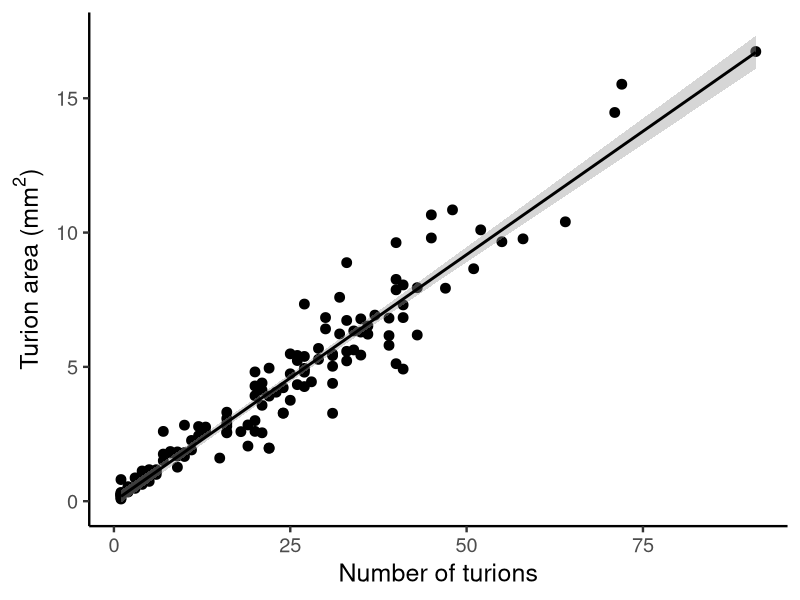
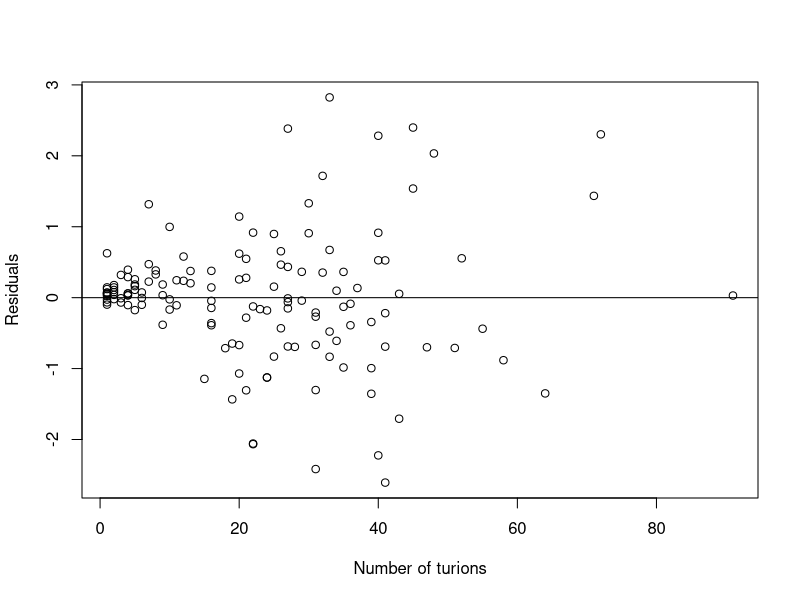
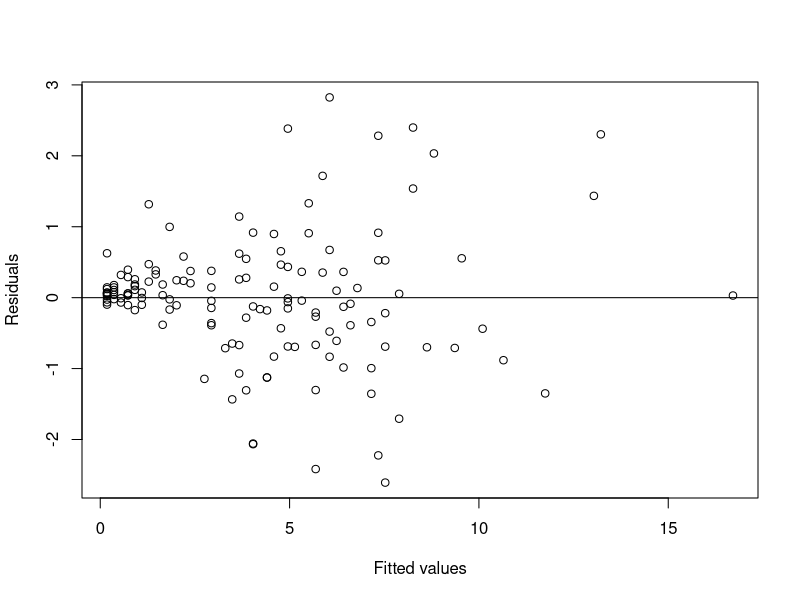
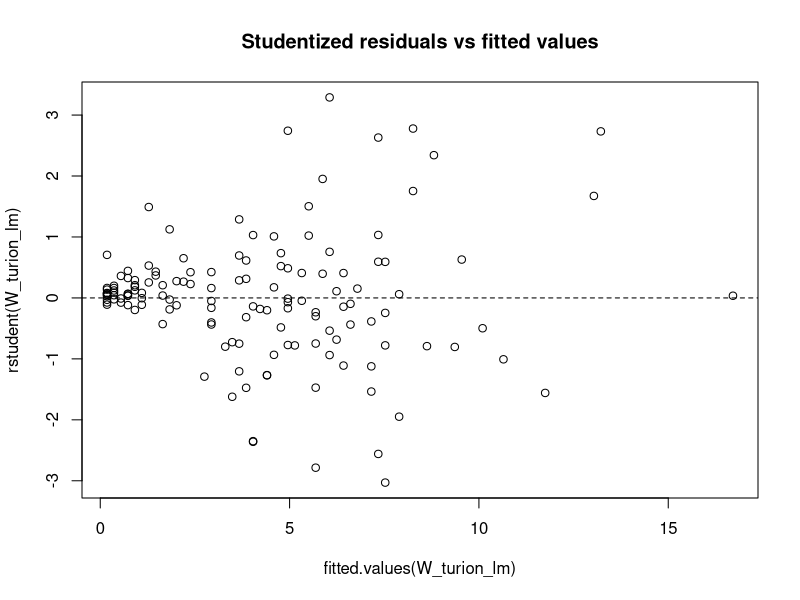
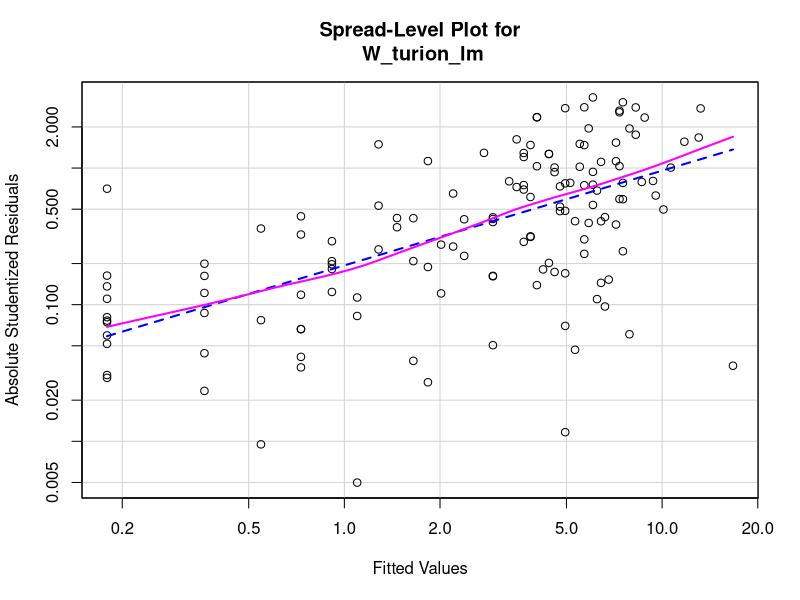
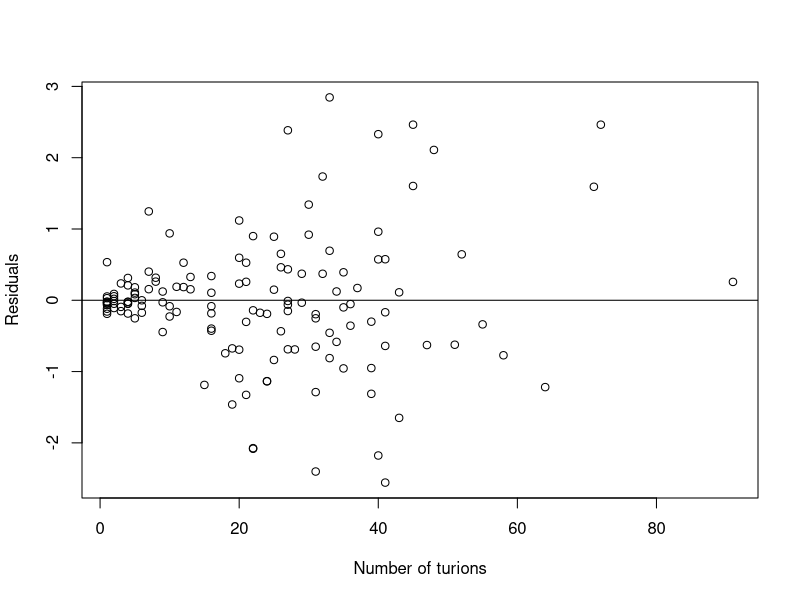
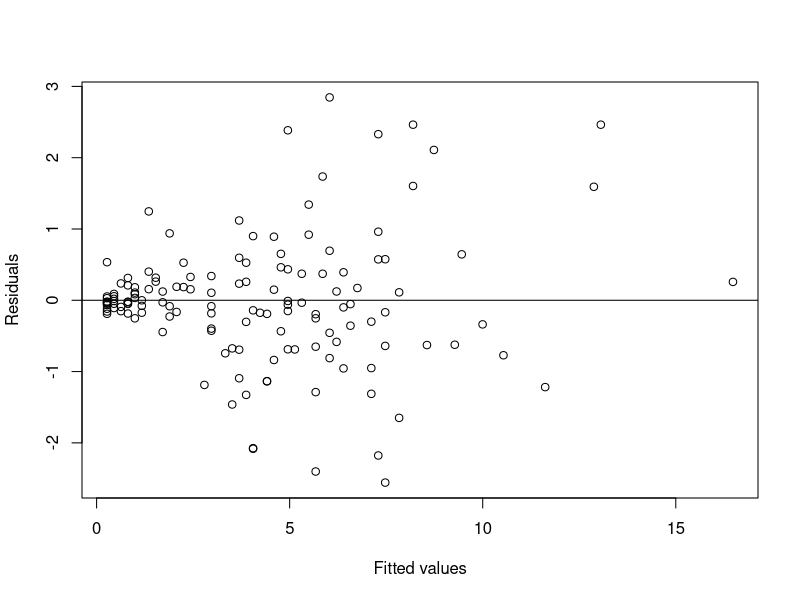
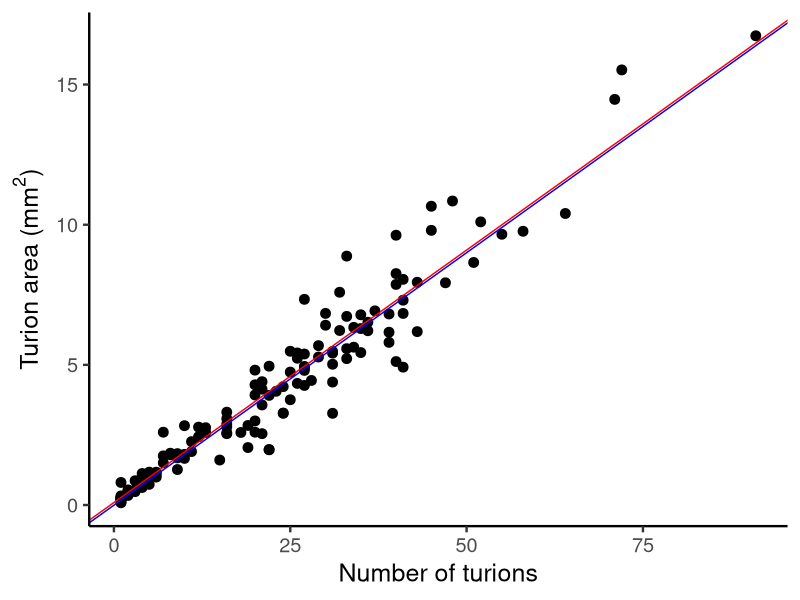

The R script that drew these images, in order: (Note: this script raises an error after producing the figures.)
############################################
# Turion # to Turion area                  #
# Conversion                               #
# Data from Fall 2012 Stoichiometry exp.   #
############################################
library(plyr)
library(ggplot2)

# import data 
data_turion_area <- read.csv("turion_area-FOR_CONVERSION_ONLY.csv")
head(data_turion_area)

# add a new variable that combines plate and well to use as an ID 
data_turion_area$id <- paste(data_turion_area$plate,data_turion_area$row,data_turion_area$col,sep="")

# reshape the data 
a <- reshape(data_turion_area, 
             idvar="id",
             varying = c("turion_area5","turion_area7","turion_area10","turion_area12"),
             times = c(5,7,10,12),
             timevar = "day",
             v.names = "turion_AREA",
             direction = "long")

b <- reshape(data_turion_area, 
             idvar="id",
             varying = c("turions5","turions7","turions10","turions12"),
             times = c(5,7,10,12),
             timevar = "day",
             v.names = "turion_NUMB",
             direction = "long")

# remove un-needed variables 
a[9:28] <- list(NULL)
b[9:28] <- list(NULL)

# merge 
data_turion_area_long <- merge(a,b)

# clean-up
row.names(data_turion_area_long) <- seq(nrow(data_turion_area_long)) # Re-name the rows so they're not so ugly

# check it out 
head(data_turion_area_long)

# Remove any cases that are 0,0
wolffia_data <- subset(data_turion_area_long, data_turion_area_long$species=="W")
wolffia_data <- subset(wolffia_data, wolffia_data$turion_NUMB > 0)
wolffia_data


###########
# Wolffia #
# OLS     #
###########
turion_area_WB <- ggplot(wolffia_data, aes(x=turion_NUMB,y=turion_AREA))
turion_area_WB <- turion_area_WB + geom_point(size=3)
#turion_area_WB <- turion_area_WB + ggtitle("Wolffia brasiliensis")
turion_area_WB <- turion_area_WB + xlab("Number of turions")
turion_area_WB <- turion_area_WB + ylab(expression(paste("Turion area (",mm^2,")",sep="")))
turion_area_WB <- turion_area_WB + theme_classic(base_size=18)
turion_area_WB <- turion_area_WB + geom_smooth(method='lm',colour="black")
turion_area_WB

# get the slope and intercept 
W_turion_lm <- lm(turion_AREA ~ turion_NUMB, data=wolffia_data)
summary(W_turion_lm)
# Intercept: -0.004554
# Slope: 0.183665 
# adj R sq: 0.9265

# test for heterogeneity of variance - Breusch-Pagan Test 
# The Breusch-Pagan test fits a linear regression model to the residuals of a linear regression model
# (by default the same explanatory variables are taken as in the main regression model) and rejects if
# too much of the variance is explained by the additional explanatory variables.
library(lmtest)
bptest(turion_AREA ~ turion_NUMB, data=wolffia_data)

# examine the residuals against the x values 
plot(wolffia_data$turion_NUMB, resid(W_turion_lm), ylab="Residuals", xlab="Number of turions") 
abline(0, 0) 

# examine the residuals against the fitted values of y
plot(W_turion_lm$fitted, resid(W_turion_lm), ylab="Residuals", xlab="Fitted values") 
abline(0, 0) 

plot(fitted.values(W_turion_lm),rstudent(W_turion_lm),main="Studentized residuals vs fitted values")
abline(h=0,lty=2)

library(car)
spreadLevelPlot(W_turion_lm)
# this suggests a power transformation 

##############
# Wolffia    #
# robust SEs #
##############
# http://polisci.msu.edu/jacoby/icpsr/regress3/lectures/week4/14.Heteroskedastic.pdf

library(car)

# hccm = "heterogeneity consistent covariance matrix"
sqrt(diag(hccm(W_turion_lm)))

# the squareroot of the HCCM matrix gives the robust SEs 

# define the robust.se function 
robust.se <- function(model) {
  s <- summary(model)
  wse <- sqrt(diag(hccm(model))) # these are your robust SEs (also called "White standard errors")
  t <- model$coefficients / wse # divide the original coefficients by the robust SE 
  p <- 2*pnorm(-abs(t)) 
  results <- cbind(model$coefficients, wse, t, p)
  dimnames(results) <- dimnames(s$coefficients)
  results
}

# use the robust.se function
robust.se(W_turion_lm)

# compare it to the original 
summary(W_turion_lm)$coefficients

###########
# Wolffia #
# WLS     #
###########
# get the slope and intercept 
W_turion_lm_weighted <- lm(turion_AREA ~ turion_NUMB, data=wolffia_data, weights=1/(wolffia_data$turion_NUMB^2))
summary(W_turion_lm_weighted)
# Intercept: 0.090386
# Slope: 0.180118
# adj R sq: 0.9452

# examine the residuals against the x values 
plot(wolffia_data$turion_NUMB, resid(W_turion_lm_weighted), ylab="Residuals", xlab="Number of turions") 
abline(0, 0) 

# examine the residuals against the fitted values of y
plot(W_turion_lm_weighted$fitted, resid(W_turion_lm_weighted), ylab="Residuals", xlab="Fitted values") 
abline(0, 0) 

#######################
# plot both OLS & WLS #
#######################
turion_area_WB_2 <- ggplot(wolffia_data, aes(x=turion_NUMB,y=turion_AREA))
turion_area_WB_2 <- turion_area_WB_2 + geom_point(size=3)
turion_area_WB_2 <- turion_area_WB_2 + xlab("Number of turions")
turion_area_WB_2 <- turion_area_WB_2 + ylab(expression(paste("Turion area (",mm^2,")",sep="")))
turion_area_WB_2 <- turion_area_WB_2 + theme_classic(base_size=18)
turion_area_WB_2 <- turion_area_WB_2 + geom_abline(intercept=-0.004554,slope=0.180118,colour="blue") # this is the OLS line 
turion_area_WB_2 <- turion_area_WB_2 + geom_abline(intercept=0.090386,slope=0.180118,colour="red") # this is the WLS line 
turion_area_WB_2

ggsave("turion_numb_to_area - Wolffia - OLS & WLS.jpg",turion_area_WB_2,height=6,width=6)


#############
# Spirodela #
#############
turion_area_SP <- ggplot(subset(data_turion_area_long, data_turion_area_long$species=="S"), aes(x=turion_NUMB,y=turion_AREA))
turion_area_SP <- turion_area_SP + geom_point(size=3)
turion_area_SP <- turion_area_SP + ggtitle("Spirodela polyrhiza")
turion_area_SP <- turion_area_SP + xlab("Number of turions")
turion_area_SP <- turion_area_SP + ylab("Turion area (sq. mm)")
turion_area_SP <- turion_area_SP + theme_bw(base_size=18)
turion_area_SP <- turion_area_SP + geom_smooth(method='lm')
turion_area_SP

# get the subset of spirodela data where theere is a single turion 
single_spirodel_turions <- subset(data_turion_area_long, data_turion_area_long$species=="S" & data_turion_area_long$turion_NUMB==1)
# plot a histogram 
hist(single_spirodel_turions$turion_AREA,xlab="Turion area (sq.mm)")

# frequency distribution for size of single turions
turion_area_SP2 <- ggplot(single_spirodel_turions, aes(x=turion_AREA))
turion_area_SP2 <- turion_area_SP2 + geom_histogram(binwidth=0.5,colour="black",fill="grey")
turion_area_SP2 <- turion_area_SP2 + ylab("Frequency")
turion_area_SP2 <- turion_area_SP2 + xlab(expression(paste("Turion area (",mm^2,")",sep="")))
turion_area_SP2 <- turion_area_SP2 + theme_classic(base_size=18)
turion_area_SP2 <- turion_area_SP2 +geom_vline(x=2.793108, linetype="dashed")
turion_area_SP2

# summary statistics
numb_area <- length(single_spirodel_turions$turion_AREA)
mean_area <- mean(single_spirodel_turions$turion_AREA) # 2.793108
sd_area <- sd(single_spirodel_turions$turion_AREA)
se_area <- sd_area/sqrt(numb_area)
error <- qnorm(0.975)*sd_area/sqrt(numb_area)
lower <- mean_area - error
upper <- mean_area + error
